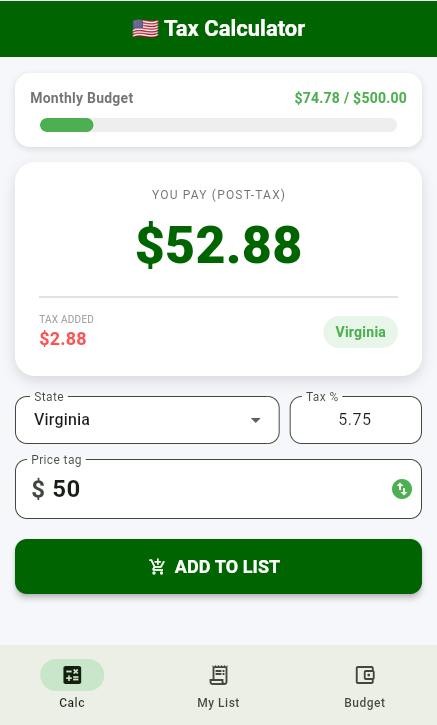
#> input picture gerador_mockup/print1.png, 437 x 725 px
$ python main.py
#> lines starting #> are read from the running program, lines starting #| are printed output that depends on the picture
import os
from PIL import Image, ImageOps

# Configurações
BG_COLOR = "#006400"  # Seu verde escuro
INPUT_FILES = ["print1.png", "print2.png", "print3.png"]
OUTPUT_DIR = "google_play_assets"

# Dimensões Exatas exigidas/recomendadas pelo Google Play
TARGETS = {
    "Phone": (1080, 1920),       # 9:16 Standard
    "Tablet7": (1200, 1920),     # 7 inch aspect ratio
    "Tablet10": (1600, 2560),    # 10 inch aspect ratio
    "Chromebook": (1366, 768)    # Laptop (Landscape)
}

def generate_screenshots():
    # Cria pastas de saída
    for category in TARGETS.keys():
        path = os.path.join(OUTPUT_DIR, category)
        os.makedirs(path, exist_ok=True)

    print(f"🚀 Iniciando geração de assets...")

    for filename in INPUT_FILES:
        if not os.path.exists(filename):
            print(f"⚠️ Arquivo {filename} não encontrado. Pulei.")
            continue

        try:
            original = Image.open(filename).convert("RGBA")
#> original is the input picture: PIL image 437x725 RGBA; mean R, G, B, A 207, 223.5, 207.3, 255

            for category, size in TARGETS.items():
                target_w, target_h = size

                # Cria o fundo verde
                canvas = Image.new("RGB", size, BG_COLOR)

                # Se for Chromebook (paisagem), a lógica é diferente
                if category == "Chromebook":
                    # Redimensiona mantendo proporção para caber na altura
                    padding = int(target_h * 0.1) # 10% de margem
                    safe_h = target_h - (padding * 2)
                    ratio = safe_h / original.height
                    new_w = int(original.width * ratio)
                    new_h = int(original.height * ratio)

                    resized = original.resize((new_w, new_h), Image.Resampling.LANCZOS)

                    # Centraliza
                    x = (target_w - new_w) // 2
                    y = (target_h - new_h) // 2
                    canvas.paste(resized, (x, y), resized)

                else:
                    # Modo Retrato (Phone/Tablet)
                    # Deixa uma margem de 10% nas laterais
                    padding = int(target_w * 0.1)
                    safe_w = target_w - (padding * 2)

                    # Calcula altura proporcional
                    ratio = safe_w / original.width
                    new_w = safe_w
                    new_h = int(original.height * ratio)

                    resized = original.resize((new_w, new_h), Image.Resampling.LANCZOS)

                    # Centraliza
                    x = (target_w - new_w) // 2
                    y = (target_h - new_h) // 2

                    # Se ficar muito alto, corta o excesso ou alinha ao topo
                    if new_h > target_h:
                         y = 50 # Margem superior fixa se for muito comprido

                    canvas.paste(resized, (x, y), resized)

                # Salva
                output_path = os.path.join(OUTPUT_DIR, category, f"processed_{filename}")
                canvas.save(output_path, "PNG")
                print(f"✅ Gerado: {category} -> {filename}")
#> this loop made 4 passes
#> pass 1, in generate_screenshots, `canvas = Image.new("RGB", size, BG_COLOR)`:
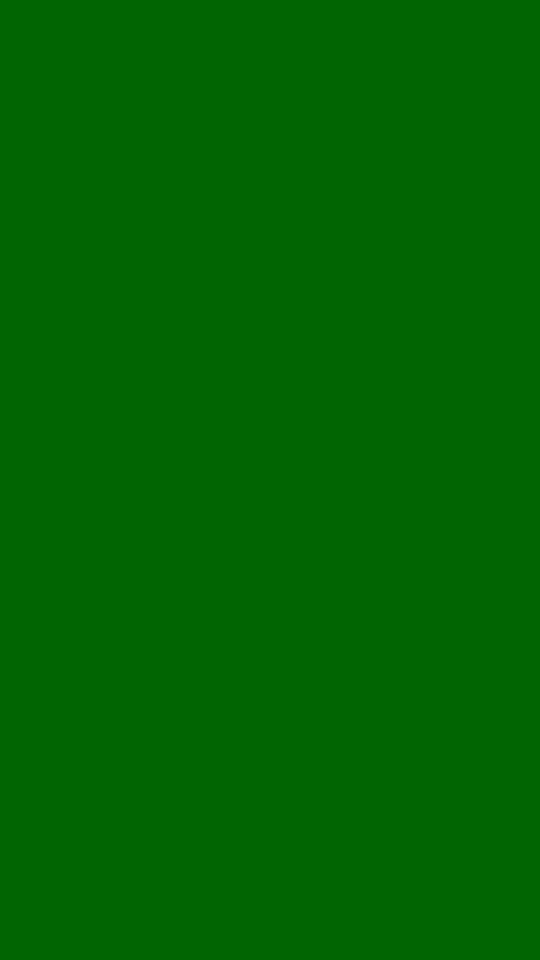
#> canvas: PIL image 1080x1920 RGB (shown at 1/2 size); mean R, G, B 0, 100, 0
#> pass 1, in generate_screenshots, `resized = original.resize((new_w, new_h), Image.Resampling.LANCZOS)`:
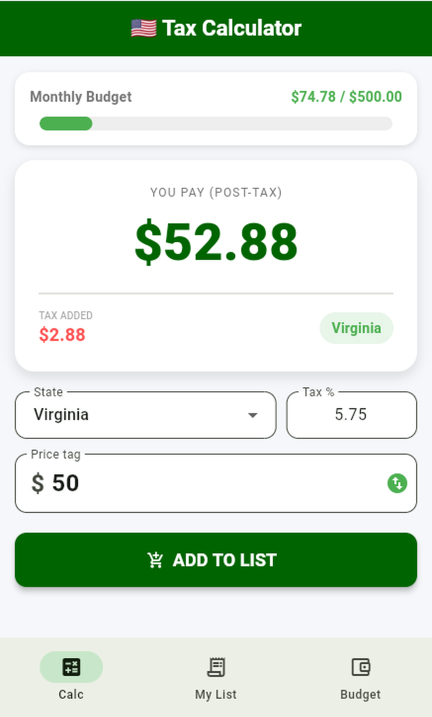
#> resized: PIL image 864x1433 RGBA (shown at 1/2 size); mean R, G, B, A 206.9, 223.2, 207.1, 255
#> pass 1, in generate_screenshots, `canvas.save(output_path, "PNG")`:
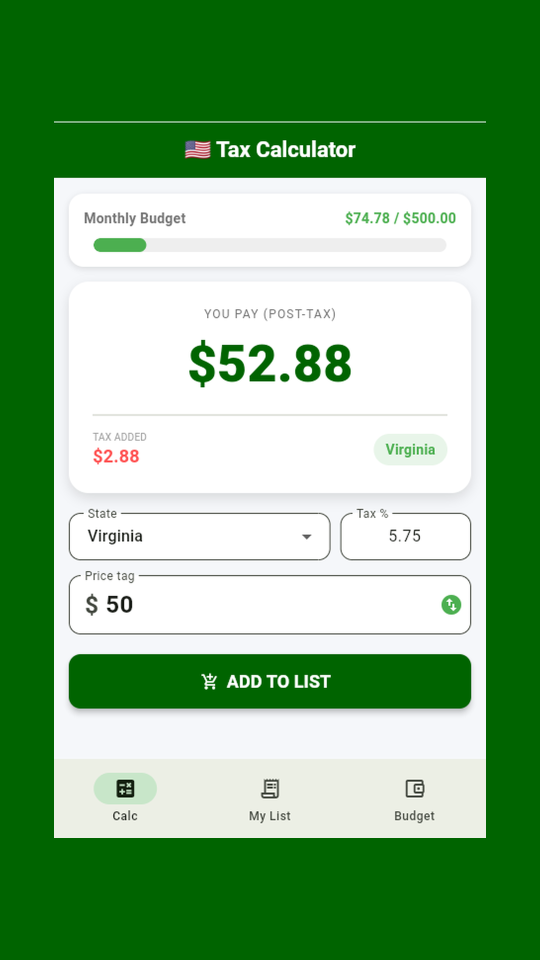
#> saved as processed_print1.png: PIL image 1080x1920 RGB (shown at 1/2 size); mean R, G, B 123.6, 173.6, 123.7
#> pass 2, in generate_screenshots, `canvas = Image.new("RGB", size, BG_COLOR)`:
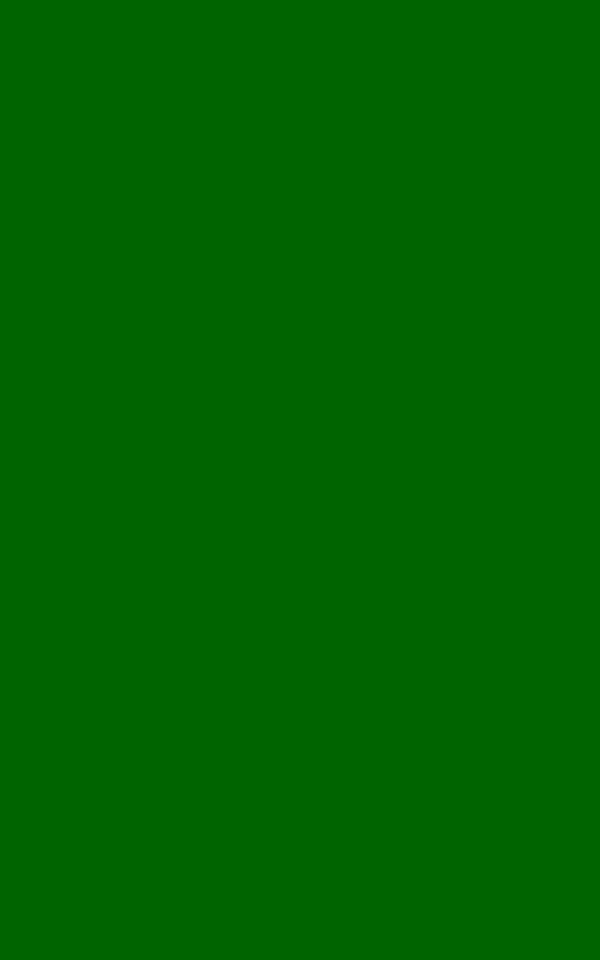
#> canvas: PIL image 1200x1920 RGB (shown at 1/2 size); mean R, G, B 0, 100, 0
#> after the loop:
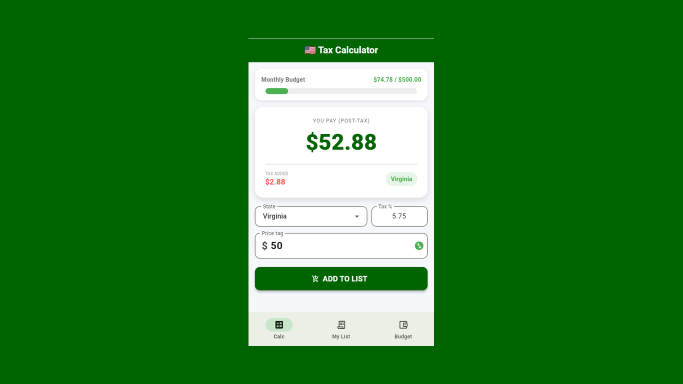
#> canvas: PIL image 1366x768 RGB (shown at 1/2 size); mean R, G, B 45.1, 126.8, 45.1
#> after the loop:
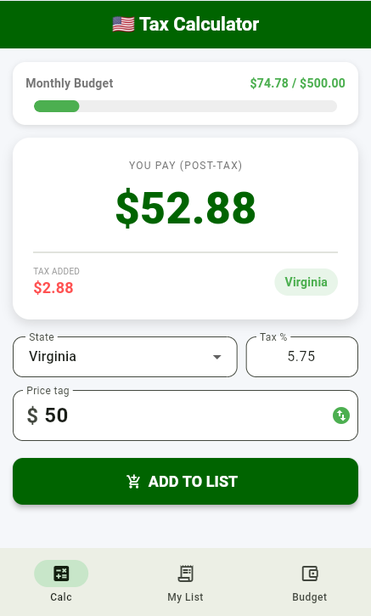
#> resized: PIL image 371x616 RGBA; mean R, G, B, A 206.9, 223.2, 207.1, 255

        except Exception as e:
            print(f"❌ Erro ao processar {filename}: {e}")
#> pass 2 of the loop in generate_screenshots, `for filename in INPUT_FILES:`:
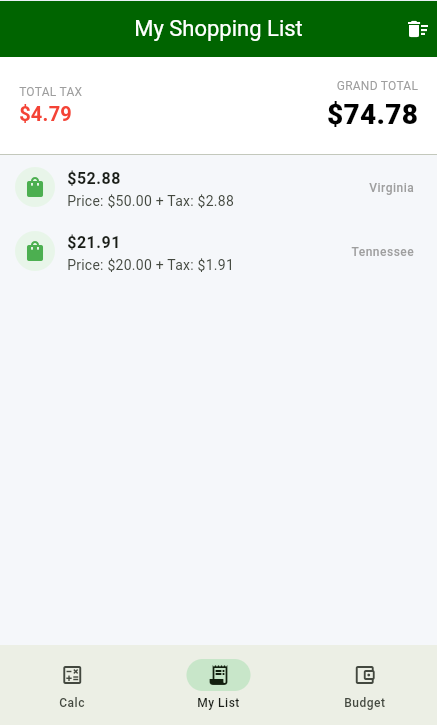
#> input picture gerador_mockup/print2.png, 437 x 725 px
#> in generate_screenshots, original is the input picture: PIL image 437x725 RGBA; mean R, G, B, A 224.6, 233.9, 227, 255
#> the loop in generate_screenshots, `for category, size in TARGETS.items():` made 4 passes
#> pass 1, in generate_screenshots, `canvas.save(output_path, "PNG")`:
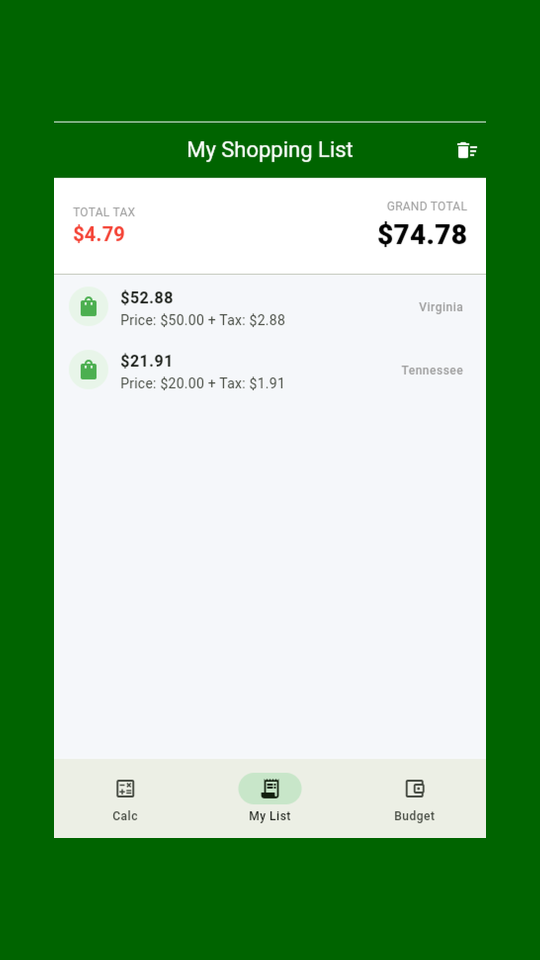
#> saved as processed_print2.png: PIL image 1080x1920 RGB (shown at 1/2 size); mean R, G, B 134.1, 179.9, 135.5
#> after the loop in generate_screenshots, `for category, size in TARGETS.items():`:
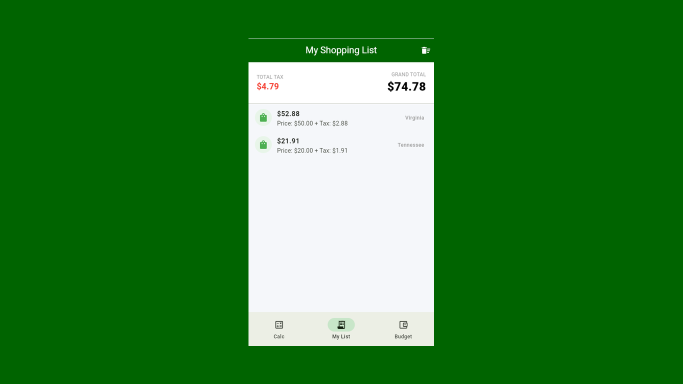
#> canvas: PIL image 1366x768 RGB (shown at 1/2 size); mean R, G, B 48.9, 129.1, 49.5
#> pass 3 of the loop in generate_screenshots, `for filename in INPUT_FILES:`:
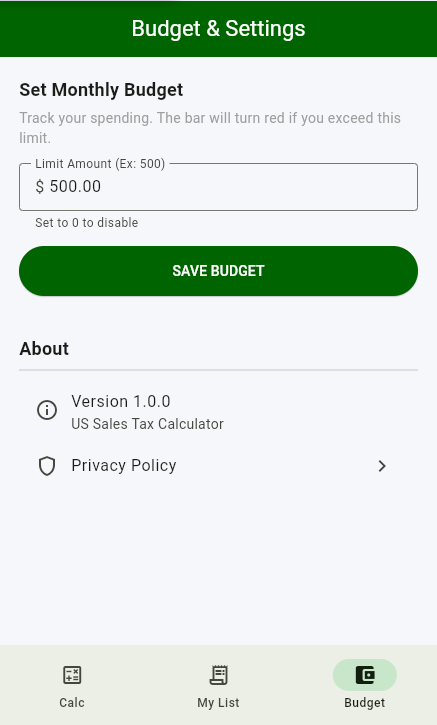
#> input picture gerador_mockup/print3.png, 437 x 725 px
#> in generate_screenshots, original is the input picture: PIL image 437x725 RGBA; mean R, G, B, A 207.8, 223.2, 210.8, 255
#> after the loop in generate_screenshots, `for category, size in TARGETS.items():`:
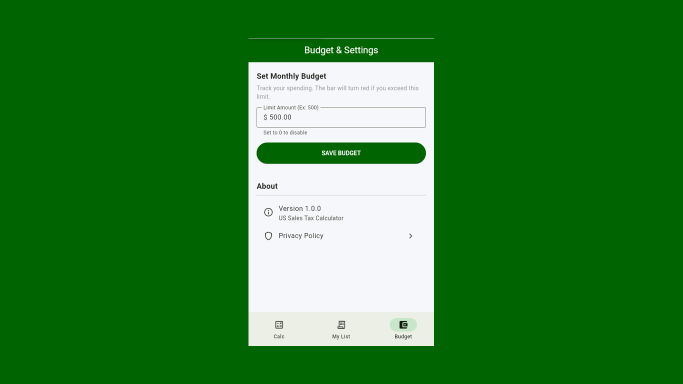
#> canvas: PIL image 1366x768 RGB (shown at 1/2 size); mean R, G, B 45.3, 126.8, 45.9
#> after the loop in generate_screenshots, `for category, size in TARGETS.items():`:
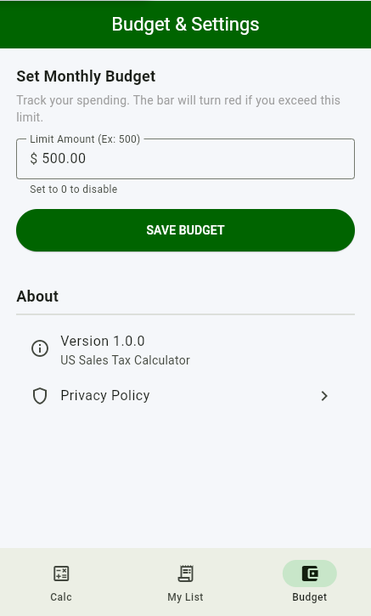
#> resized: PIL image 371x616 RGBA; mean R, G, B, A 207.9, 223.1, 210.7, 255

    print(f"\n✨ Tudo pronto! Abra a pasta '{OUTPUT_DIR}' e arraste para o Google Play.")
#| ✨ Tudo pronto! Abra a pasta 'google_play_assets' e arraste para o Google Play.

if __name__ == "__main__":
    generate_screenshots()
